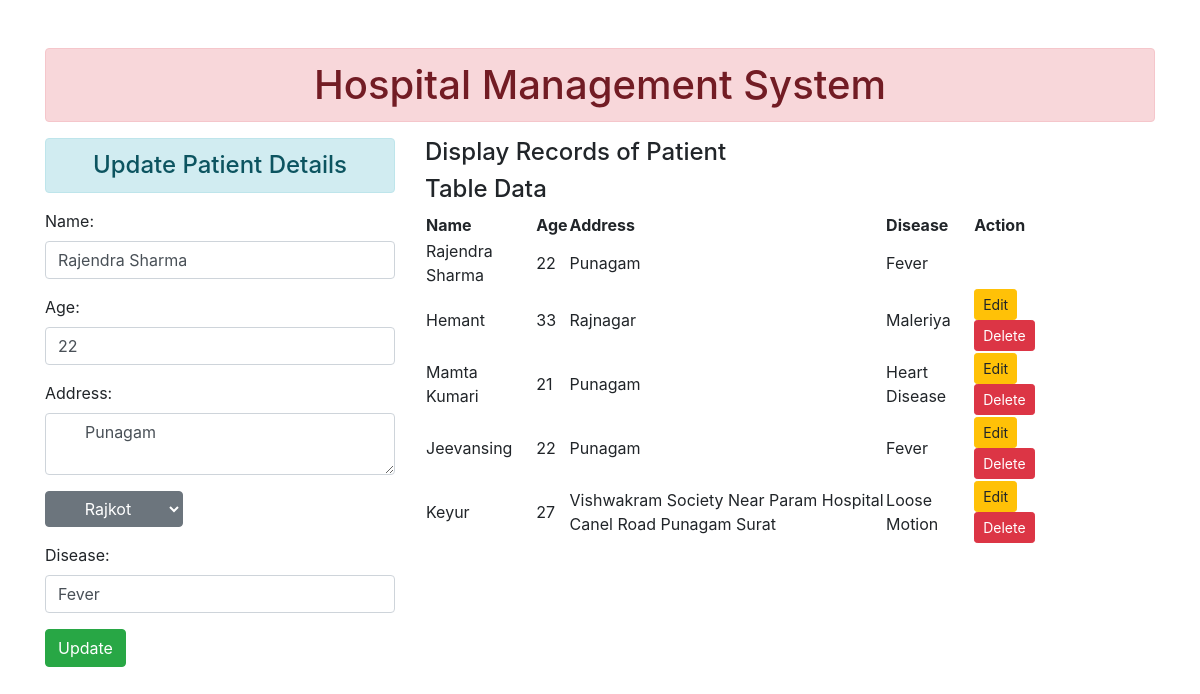
The app's page /update/2/ with its own data.
### My_HMS/models.py (models this page shows)
class Patient1(models.Model):
    PID=models.AutoField(primary_key=True)
    Name=models.CharField(max_length=75)
    Age=models.IntegerField()
    Address=models.TextField(max_length=100)
    City=models.CharField(max_length=45)
    Disease=models.CharField(max_length=40)

### My_HMS/views.py (the view, shortened to what this page needs)
# urls.py: path('update/<int:Pid>/', views.update_data),
def update_data(request,Pid):
    req=Patient.objects.filter(PID=Pid)
    if(req.count() == 1):
        req=Patient.objects.get(PID=Pid)
        if request.method =="GET":
            Pat=Patient.objects.all()
            return render(request,'updatepatient.html' ,{'data':req,'Patient':Pat,'current':Pid})
    else:
        return render(request,'error.html')

### templates/updatepatient.html (shortened to what this page needs)
{% extends 'base.html'%}
{% block content%}
<div class="row">
    <div class="col-sm-4">
        <h4 class="text-center alert alert-info">Update  Patient Details</h4>
        <form action="" method="POST">
                <p><label for="id_Name">Name:</label> <input class="form-control" value="{{data.Name}}" type="text" name="Name" class="form-control" maxlength="75" required="" id="id_Name"></p>
                <p><label for="id_Age">Age:</label> <input value="{{data.Age}}" class="form-control" type="number" name="Age" required="" id="id_Age"></p>
                <p><label for="id_Address">Address:</label> <textarea class="form-control" name="Address" cols="30" rows="2" maxlength="100" required="" id="id_Address"> {{data.Address}}</textarea></p>
                <P>
                    <select name="City" class="btn btn-secondary dropdown-toggle">
                        <option value="Rajkot" {% if data.City == "Rajkot" %} selected="" {% endif %}>Rajkot</option>
                    </select>
                  </P>
                  <p><label for="id_Disease">Disease:</label> <input class="form-control" value="{{ data.Disease}}" type="text" name="Disease" maxlength="40" required="" id="id_Disease"></p>
            <input type="submit" class="btn btn-success" value="Update">
        </form>
    </div>
    <div class="col-sm-7 offset">
        <h4> Display Records of Patient</h4>
        {% if Patient %}
            <h4>Table Data</h4>
            <table>
                <tr>
                    <th>Name</th>
                    <th>Age</th>
                    <th>Address</th>
                    <th>Disease</th>
                    <th>Action</th>
                </tr>
                    {% for p in Patient %}
                    <tr>
                        <td>{{ p.Name }}</td>
                        <td>{{ p.Age }}</td>
                        <td>{{ p.Address }}</td>
                        <td>{{ p.Disease }}</td>
                        {% if current != p.PID %}
                        <td><a href="../{{ p.PID }}" class="btn btn-warning btn-sm">Edit</a><form action="#" method="GET" class="d-inline">
                            <button type="Submit" value="Delete" class="btn btn-danger btn-sm"><a href="../../delete/{{ p.PID }}" style="color:white">Delete</a></button>
                        </form></td>
                        {% endif %}
                    </tr>
                    {% endfor %}
            </table>
        {% else %}
            <h4>No Records</h4>
        {% endif %}
    </div>
</div>
{% endblock content%}

### records on screen
Patient1: Name "Rajendra Sharma", Age "22", Address "Punagam", City "Rajkot", Disease "Fever"
Patient1: Name "Hemant", Age "33", Address "Rajnagar", Disease "Maleriya"
Patient1: Name "Mamta Kumari", Age "21", Address "Punagam", Disease "Heart Disease"
Patient1: Name "Jeevansing", Age "22", Address "Punagam", Disease "Fever"
Patient1: Name "Keyur", Age "27", Address "Vishwakram Society Near Param Hospital Canel Road Punagam Surat", Disease "Loose Motion"
